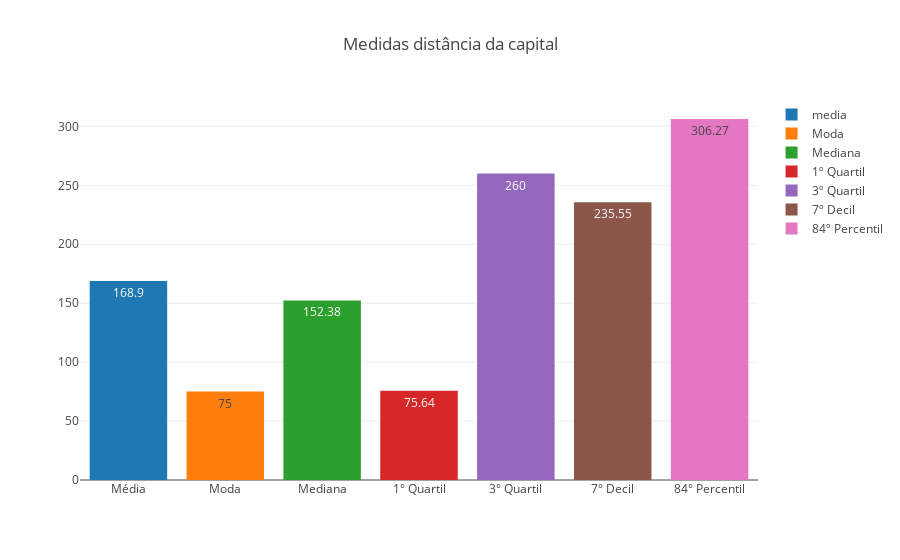

Here is the notebook cell this chart was saved with:
### Markdown cell above
# Analise sobre a variável distancia da capital


### média, moda, mediana, 1º quartil, 3º quartil, 7º decil, 84º Percentil da variável "distancia da capital"

Os dados foram agrupados em classes com amplitude de 50.

| Distancia da capital | fi | fa |
|  ------- | --- | --- |
| 0   -\| 50 | 21 | 21 |
| 50  -\| 100 | 39 | 60 |
| 100 -\| 150 | 21 | 81 |
| 150 -\| 200 | 21 | 102 |
| 200 -\| 250 | 18 | 120 |
| 250 -\| 300 | 15 | 135 |
| 300 -\| 350 | 22 | 157 |
| 350 -\| 400 | 7 | 164 |
|     Total   | 164 |  |

### Code cell
a = pd.Series([168.90])
b = pd.Series([152.38])
c = pd.Series([75])
Pquartil = pd.Series([75.64])
Tquartil = pd.Series([260])
Sdecil= pd.Series([235.55])
Percentil = pd.Series([306.27])


trace1 = go.Bar(
    x=['Média'],
    y=a,
    text=168.90,
    textposition = 'auto',
    name='media'
)
trace2 = go.Bar(
    x=['Moda'],
    y=c,
    text=75,
    textposition = 'auto',
    name='Moda'
)

trace3 = go.Bar(
    x=['Mediana'],
    y=b,
    text=152.38,
    textposition = 'auto',
    name='Mediana'
)

trace4 = go.Bar(
    x=['1° Quartil'],
    y=Pquartil,
    text=Pquartil,
    textposition = 'auto',
    name='1º Quartil'
)

trace5 = go.Bar(
    x=['3° Quartil'],
    y=Tquartil,
    text=Tquartil,
    textposition = 'auto',
    name='3º Quartil'
)

trace6 = go.Bar(
    x=['7° Decil'],
    y=Sdecil,
    text=Sdecil,
    textposition = 'auto',
    name='7º Decil'
)

trace7 = go.Bar(
    x=['84° Percentil'],
    y=Percentil,
    text=Percentil,
    textposition = 'auto',
    name='84º Percentil'
)

data = [trace1, trace2, trace3, trace4, trace5, trace6, trace7]
layout = go.Layout(
    barmode='group',
    title='Medidas distância da capital',
)

fig_dist = go.Figure(data=data, layout=layout)
iplot(fig_dist, filename='grouped-bar')

### Figure 1 — Plotly figure (JSON) as saved in the notebook; plotly's stock layout.template omitted (floating-point values rounded to 4 significant figures)
{"data": [{"name": "media", "text": "168.9", "textposition": "auto", "type": "bar", "uid": "dc1da753-5a9c-40cf-a7d2-c2de6d8cbf1d", "x": ["Média"], "y": [168.9]}, {"name": "Moda", "text": "75", "textposition": "auto", "type": "bar", "uid": "7504aa36-2134-4256-955c-83d5288f397f", "x": ["Moda"], "y": [75]}, {"name": "Mediana", "text": "152.38", "textposition": "auto", "type": "bar", "uid": "47a67c1d-7bc0-45f4-bb51-2e3114d4fd8b", "x": ["Mediana"], "y": [152.4]}, {"name": "1º Quartil", "text": [75.64], "textposition": "auto", "type": "bar", "uid": "8f9cee4c-19f9-40ed-b1e8-9420b10a9b10", "x": ["1° Quartil"], "y": [75.64]}, {"name": "3º Quartil", "text": [260], "textposition": "auto", "type": "bar", "uid": "23d0c819-60f8-433c-a0af-3befc612fa31", "x": ["3° Quartil"], "y": [260]}, {"name": "7º Decil", "text": [235.6], "textposition": "auto", "type": "bar", "uid": "20667abd-6fd6-41eb-9802-66eeed949000", "x": ["7° Decil"], "y": [235.6]}, {"name": "84º Percentil", "text": [306.3], "textposition": "auto", "type": "bar", "uid": "916aa240-5b4e-46b2-856b-644851bcbed1", "x": ["84° Percentil"], "y": [306.3]}], "layout": {"barmode": "group", "title": {"text": "Medidas distância da capital"}}}
